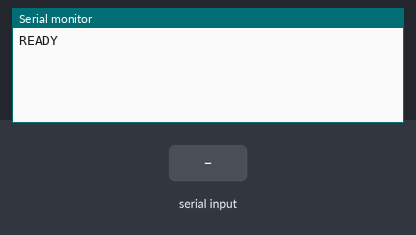
Simulated run of this sketch. Board: Arduino Uno, built with avr-gcc and run on an emulated ATmega328P. Parts: the last lines printed to the serial monitor. The test bench sets the inputs (shaded band).

Above: at 1.2 s.
1.3 s: "1" received over the second serial link
At 2.5 s:
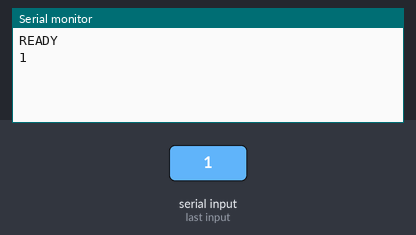
2.8 s: "0" received over the second serial link
At 3.6 s:
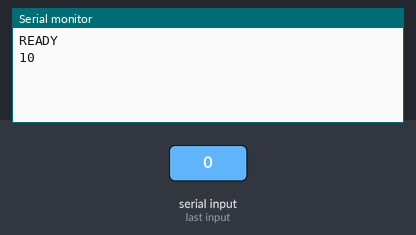

The sketch:

SerialMonitor.ino
```cpp
/*
   If you don't have the FTDI UART to USB you can use Arduino together
   with this code to emulate the operation,
   you can use OpenSerialPort or the same Serial Port of Arduino.

   CHECK THIS: If Arduino is receiving data from the transmitter
   and updates the code to Arduino it will fail,
   you must first disconnect the data cable and then update the code.
*/
#include <SoftwareSerial.h>

// Change this if needed
SoftwareSerial Sp(10, 11);  // pin 10 RX, pin 11 TX

// Change this if needed
const unsigned int ARDUINO_BAUD = 9600;
const unsigned int RADIO_BAUD = 38400;

void setup(){
  Serial.begin(ARDUINO_BAUD);
  Sp.begin(RADIO_BAUD);

  Serial.println("READY");
}

void loop(){
if (Sp.available())
   Serial.write(Sp.read());

if (Serial.available())
   Sp.write(Serial.read());
}
```

Measured:
- after the input at 1.3 s, the serial monitor: prints a new line at once (image 1)
- after the input at 2.8 s, the serial monitor: prints a new line at once (image 2)
